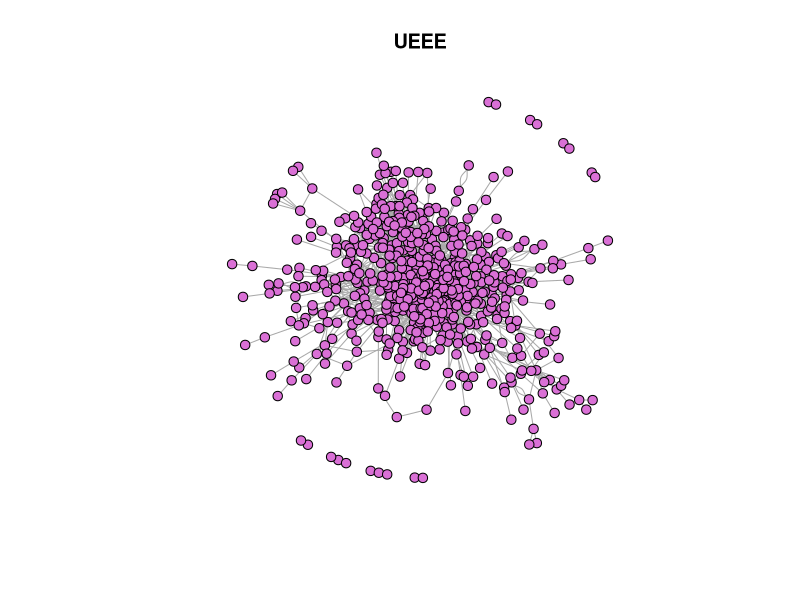
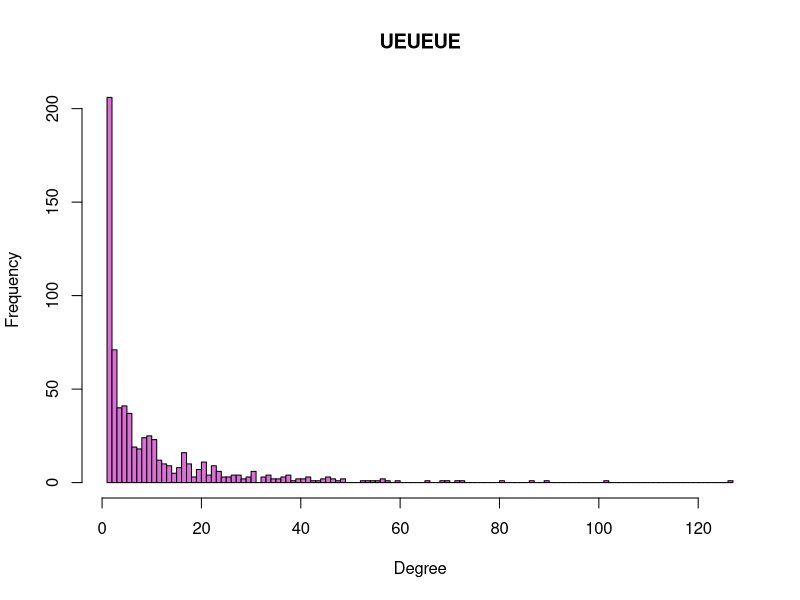
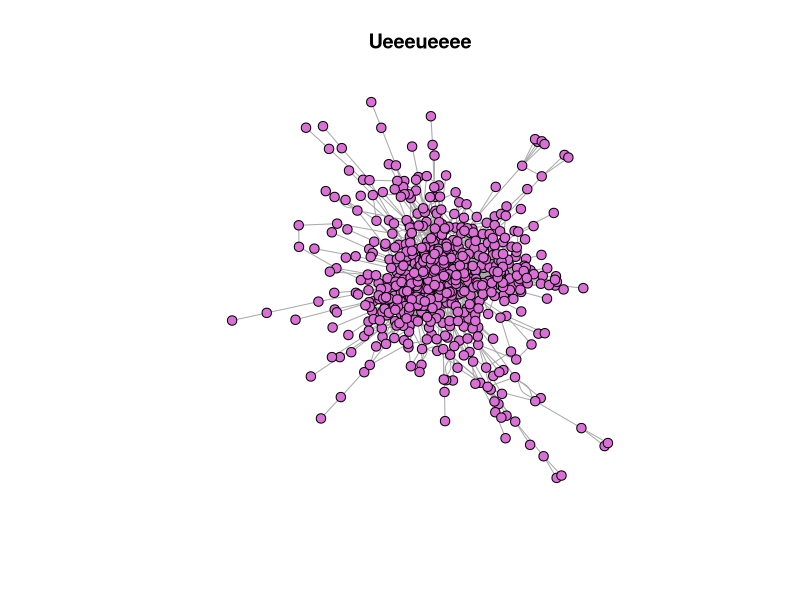
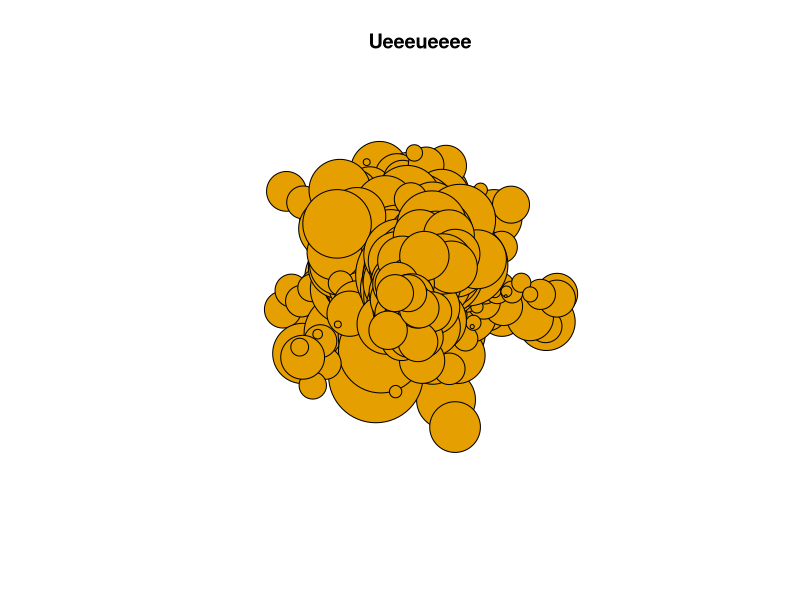
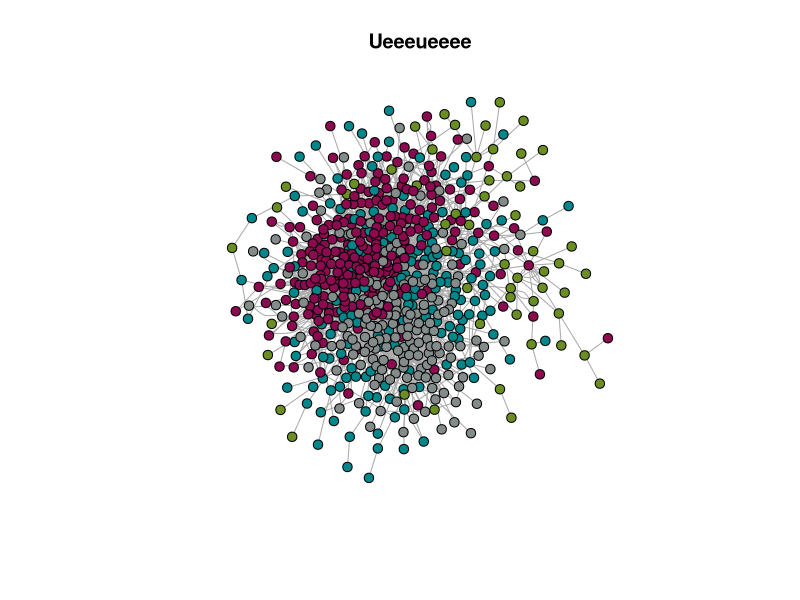

Reproduce these figures in R, in order. (Note: this script raises an error after producing the figures.)
library(igraph)

nodes = read.csv("nodes_2.csv")
edges = read.csv("edges_2_clean.csv")

artist_df_2 = read.csv("artist_df_2.csv")
artist_hiphop = read.csv("artist_hiphop.csv")


artist_df = rbind(artist_df_2, artist_hiphop)
#art2 = artist_df[!duplicated(artist_df$X1), ]
italians = (which(artist_df$X4 == 1))
dati_artisti = artist_df[italians,]

dati_artisti[,8] = 'Genre_agg'


for (row in 1:nrow(dati_artisti)){
  if (dati_artisti[row,]$X6 == 'rap'){
    dati_artisti[row,8] = 'Rap/Hip-Hop'
  }
  if (dati_artisti[row,]$X6 == 'hip-hop'){
    dati_artisti[row,8] = 'Rap/Hip-Hop'
  }
  if (dati_artisti[row,]$X6 == 'indie'){
    dati_artisti[row,8] = 'Indie'
  }
  if (dati_artisti[row,]$X6 == 'indie-pop'){
    dati_artisti[row,8] = 'Indie'
  }
  if (dati_artisti[row,]$X6 == 'pop'){
    dati_artisti[row,8] = 'Pop'
  }
  if (dati_artisti[row,]$X6 == 'emo'){
    dati_artisti[row,8] = 'Emo/Punk'
  }
  if (dati_artisti[row,]$X6 == 'punk'){
    dati_artisti[row,8] = 'Emo/Punk'
  }
  if (dati_artisti[row,]$X6 == 'punk-rock'){
    dati_artisti[row,8] = 'Emo/Punk'
  }
}

#duplicati = dati_artisti[which(duplicated(dati_artisti$X1)),]
dati_artisti_final = dati_artisti[!duplicated(dati_artisti$X1), -c(4,6)]
colnames(dati_artisti_final) = c('id', 'name', 'followers', 'popularity', 'genre')

edges_unique = edges[!duplicated(edges), ]


g <- graph_from_data_frame(edges_unique, directed=FALSE, vertices=nodes)
V(g)$degree <- degree(g)
zero_degree = which(V(g)$degree==0)

g = g - zero_degree

plot(g, vertex.size=5, edge.curverd=.1, arrow.size=.1, vertex.color = "orchid", 
     main = "UEEE",
     arrow.width=.1, edge.arrow.size=.1, layout= layout.fruchterman.reingold, vertex.label = NA)


degree_g = sort(igraph::degree(g, v = V(g), mode = "all"), decreasing = TRUE)
length(which(degree_g== 0)) # 201 disconnected
mean(degree_g)

hist(degree_g[degree_g > 0], breaks = 100, col = 'orchid',
     xlab = 'Degree', main = 'UEUEUE')



components_g <- igraph::clusters(g, mode="weak")
biggest_cluster_id_g <- which.max(components_g$csize)
# ids
vert_ids_g <- V(g)[components_g$membership == biggest_cluster_id_g]
# subgraph
g_v2 = igraph::induced_subgraph(g, vert_ids_g)
plot(g_v2, vertex.size=5, edge.curverd=.1, arrow.size=.1, vertex.color = "orchid", 
     main = "Ueeeueeee",
     arrow.width=.1, edge.arrow.size=.1, layout= layout.fruchterman.reingold, vertex.label = NA)


connected_comp = V(g_v2)$name

artisti_cc = (dati_artisti_final[which(dati_artisti_final[,2] %in% connected_comp),])
artisti_cc_genre = as.vector(artisti_cc[,6])
artisti_cc_popol = as.vector(artisti_cc[,4])

g_v2 = set_vertex_attr(g_v2, 'Genre', index = V(g_v2), artisti_cc_genre)
g_v2 = set_vertex_attr(g_v2, 'Popularity', index = V(g_v2), artisti_cc_popol)
get.vertex.attribute(g_v2,'Popularity')


plot(g_v2, vertex.size=vertex_attr(g_v2,'Popularity'), edge.curverd=.1, arrow.size=.1, #vertex.color = , 
     main = "Ueeeueeee",
     arrow.width=.1, edge.arrow.size=.1, layout= layout.fruchterman.reingold, vertex.label = NA)


V(g_v2)[vertex_attr(g_v2,'Genre') == 'Rap/Hip-Hop']$color = 'deeppink4'
V(g_v2)[vertex_attr(g_v2,'Genre') == 'Indie']$color = 'turquoise4'
V(g_v2)[vertex_attr(g_v2,'Genre') == 'Pop']$color = 'azure4'
V(g_v2)[vertex_attr(g_v2,'Genre') == 'Emo/Punk']$color = 'olivedrab'


layout <- layout_with_lgl(
  g_v2,
  maxiter = 150,
  maxdelta = vcount(g_v2),
  area = 5*vcount(g_v2)^2,
  coolexp = 1.5,
  #repulserad = area * vcount(g_v2),
  #cellsize = sqrt(sqrt(area)),
  root = NULL
)

plot(g_v2, vertex.size=5, edge.curverd=.1, arrow.size=.1, 
     main = "Ueeeueeee",
     layout = layout,
     arrow.width=.1, edge.arrow.size=.1, vertex.label = NA)


g_rap = delete_vertices(g_v2, V(g_v2)[!vertex_attr(g_v2, "Genre") == 'Rap/Hip-Hop'])
zero_degree_rap = which(V(g_rap)$degree==0)

g_rap = g_rap - zero_degree

plot(g_rap,vertex.size=5, edge.curverd=.1, arrow.size=.1, 
     main = "Ueeeueeee",
     layout = layout.fruchterman.reingold,
     arrow.width=.1, edge.arrow.size=.1, vertex.label = NA)

degree_rap = sort(igraph::degree(g_rap, v = V(g_rap), mode = "all"), decreasing = TRUE)
length(which(degree_rap== 0)) # 201 disconnected
mean(degree_rap)

hist(degree_rap[degree_rap > 0], breaks = 100, col = 'orchid',
     xlab = 'Degree', main = 'UEUEUE')

assortativity_degree(g_rap, directed = FALSE)

prova_knn = knn(
  g_rap,
  vids = V(g_rap),
  mode = 'all',
  neighbor.degree.mode = 'all',
  weights = NULL
)

